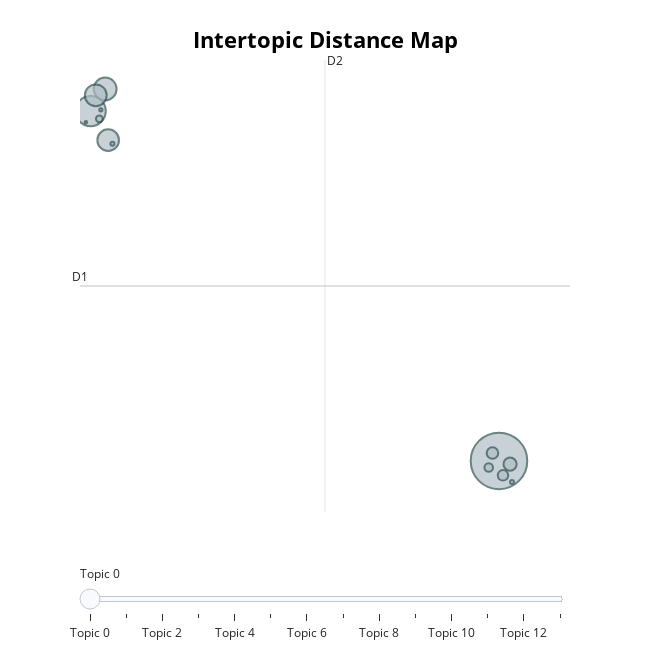

The code cell stored with this chart in its notebook:
### Code cell
topic_model_hdbscan.visualize_barchart(top_n_topics=15)
topic_model_hdbscan.visualize_topics()

### Figure 1 — Plotly figure (JSON) as saved in the notebook; plotly's stock layout.template omitted (floating-point values rounded to 4 significant figures)
{"data": [{"customdata": [[0, "01 | dukung | calon | pilih | pasang", 10382], [1, "anies | baswedan | indonesia | presiden | rasyid", 2979], [2, "debat | calon | presiden | kritik | cak", 1680], [3, "politik | partai | demokrasi | demokrat | anies", 1544], [4, "cak | imin | anies | kayak | baswedan", 1514], [5, "video | videotron | 01 | film | lihat", 559], [6, "twitter | media | berita | sosial | 01", 433], [7, "pop | korea | 02 | konsep | 01", 358], [8, "program | anies | 01 | misi | visi", 233], [9, "palestina | israel | merdeka | bela | aksi", 152], [10, "respons | reply | respon | cak | imin", 52], [11, "viral | viralkan | ham | virus | anies", 51], [12, "data | luhut | cherry | tambang | cak", 33], [13, "estate | food | tani | blak | imin", 21]], "hovertemplate": "<b>Topic %{customdata[0]}</b><br>%{customdata[1]}<br>Size: %{customdata[2]}", "legendgroup": "", "marker": {"color": "#B0BEC5", "line": {"color": "DarkSlateGrey", "width": 2}, "size": [10382, 2979, 1680, 1544, 1514, 559, 433, 358, 233, 152, 52, 51, 33, 21], "sizemode": "area", "sizeref": 6.489, "symbol": "circle"}, "mode": "markers", "name": "", "orientation": "v", "showlegend": false, "type": "scatter", "x": [20.01, -1.848, -1.069, -1.572, -0.9082, 20.61, 19.66, 20.23, 19.46, -1.381, -0.6811, 20.71, -1.3, -2.101], "xaxis": "x", "y": [-7.729, 7.366, 8.321, 8.046, 6.112, -7.87, -7.389, -8.353, -8.016, 7.029, 5.955, -8.638, 7.419, 6.884], "yaxis": "y"}], "layout": {"annotations": [{"showarrow": false, "text": "D1", "x": -2.416, "y": -0.182, "yshift": 10}, {"showarrow": false, "text": "D2", "x": 10.7, "xshift": 10, "y": 9.569}], "height": 650, "hoverlabel": {"bgcolor": "white", "font": {"family": "Rockwell", "size": 16}}, "legend": {"itemsizing": "constant", "tracegroupgap": 0}, "margin": {"t": 60}, "shapes": [{"line": {"color": "#CFD8DC", "width": 2}, "type": "line", "x0": 10.7, "x1": 10.7, "y0": -9.933, "y1": 9.569}, {"line": {"color": "#9E9E9E", "width": 2}, "type": "line", "x0": -2.416, "x1": 23.81, "y0": -0.182, "y1": -0.182}], "sliders": [{"active": 0, "pad": {"t": 50}, "steps": [{"args": [{"marker.color": [["red", "#B0BEC5", "#B0BEC5", "#B0BEC5", "#B0BEC5", "#B0BEC5", "#B0BEC5", "#B0BEC5", "#B0BEC5", "#B0BEC5", "#B0BEC5", "#B0BEC5", "#B0BEC5", "#B0BEC5"]]}], "label": "Topic 0", "method": "update"}, {"args": [{"marker.color": [["#B0BEC5", "red", "#B0BEC5", "#B0BEC5", "#B0BEC5", "#B0BEC5", "#B0BEC5", "#B0BEC5", "#B0BEC5", "#B0BEC5", "#B0BEC5", "#B0BEC5", "#B0BEC5", "#B0BEC5"]]}], "label": "Topic 1", "method": "update"}, {"args": [{"marker.color": [["#B0BEC5", "#B0BEC5", "red", "#B0BEC5", "#B0BEC5", "#B0BEC5", "#B0BEC5", "#B0BEC5", "#B0BEC5", "#B0BEC5", "#B0BEC5", "#B0BEC5", "#B0BEC5", "#B0BEC5"]]}], "label": "Topic 2", "method": "update"}, {"args": [{"marker.color": [["#B0BEC5", "#B0BEC5", "#B0BEC5", "red", "#B0BEC5", "#B0BEC5", "#B0BEC5", "#B0BEC5", "#B0BEC5", "#B0BEC5", "#B0BEC5", "#B0BEC5", "#B0BEC5", "#B0BEC5"]]}], "label": "Topic 3", "method": "update"}, {"args": [{"marker.color": [["#B0BEC5", "#B0BEC5", "#B0BEC5", "#B0BEC5", "red", "#B0BEC5", "#B0BEC5", "#B0BEC5", "#B0BEC5", "#B0BEC5", "#B0BEC5", "#B0BEC5", "#B0BEC5", "#B0BEC5"]]}], "label": "Topic 4", "method": "update"}, {"args": [{"marker.color": [["#B0BEC5", "#B0BEC5", "#B0BEC5", "#B0BEC5", "#B0BEC5", "red", "#B0BEC5", "#B0BEC5", "#B0BEC5", "#B0BEC5", "#B0BEC5", "#B0BEC5", "#B0BEC5", "#B0BEC5"]]}], "label": "Topic 5", "method": "update"}, {"args": [{"marker.color": [["#B0BEC5", "#B0BEC5", "#B0BEC5", "#B0BEC5", "#B0BEC5", "#B0BEC5", "red", "#B0BEC5", "#B0BEC5", "#B0BEC5", "#B0BEC5", "#B0BEC5", "#B0BEC5", "#B0BEC5"]]}], "label": "Topic 6", "method": "update"}, {"args": [{"marker.color": [["#B0BEC5", "#B0BEC5", "#B0BEC5", "#B0BEC5", "#B0BEC5", "#B0BEC5", "#B0BEC5", "red", "#B0BEC5", "#B0BEC5", "#B0BEC5", "#B0BEC5", "#B0BEC5", "#B0BEC5"]]}], "label": "Topic 7", "method": "update"}, {"args": [{"marker.color": [["#B0BEC5", "#B0BEC5", "#B0BEC5", "#B0BEC5", "#B0BEC5", "#B0BEC5", "#B0BEC5", "#B0BEC5", "red", "#B0BEC5", "#B0BEC5", "#B0BEC5", "#B0BEC5", "#B0BEC5"]]}], "label": "Topic 8", "method": "update"}, {"args": [{"marker.color": [["#B0BEC5", "#B0BEC5", "#B0BEC5", "#B0BEC5", "#B0BEC5", "#B0BEC5", "#B0BEC5", "#B0BEC5", "#B0BEC5", "red", "#B0BEC5", "#B0BEC5", "#B0BEC5", "#B0BEC5"]]}], "label": "Topic 9", "method": "update"}, {"args": [{"marker.color": [["#B0BEC5", "#B0BEC5", "#B0BEC5", "#B0BEC5", "#B0BEC5", "#B0BEC5", "#B0BEC5", "#B0BEC5", "#B0BEC5", "#B0BEC5", "red", "#B0BEC5", "#B0BEC5", "#B0BEC5"]]}], "label": "Topic 10", "method": "update"}, {"args": [{"marker.color": [["#B0BEC5", "#B0BEC5", "#B0BEC5", "#B0BEC5", "#B0BEC5", "#B0BEC5", "#B0BEC5", "#B0BEC5", "#B0BEC5", "#B0BEC5", "#B0BEC5", "red", "#B0BEC5", "#B0BEC5"]]}], "label": "Topic 11", "method": "update"}, {"args": [{"marker.color": [["#B0BEC5", "#B0BEC5", "#B0BEC5", "#B0BEC5", "#B0BEC5", "#B0BEC5", "#B0BEC5", "#B0BEC5", "#B0BEC5", "#B0BEC5", "#B0BEC5", "#B0BEC5", "red", "#B0BEC5"]]}], "label": "Topic 12", "method": "update"}, {"args": [{"marker.color": [["#B0BEC5", "#B0BEC5", "#B0BEC5", "#B0BEC5", "#B0BEC5", "#B0BEC5", "#B0BEC5", "#B0BEC5", "#B0BEC5", "#B0BEC5", "#B0BEC5", "#B0BEC5", "#B0BEC5", "red"]]}], "label": "Topic 13", "method": "update"}]}], "title": {"font": {"color": "Black", "size": 22}, "text": "<b>Intertopic Distance Map</b>", "x": 0.5, "xanchor": "center", "y": 0.95, "yanchor": "top"}, "width": 650, "xaxis": {"anchor": "y", "domain": [0, 1], "range": [-2.416, 23.81], "title": {"text": ""}, "visible": false}, "yaxis": {"anchor": "x", "domain": [0, 1], "range": [-9.933, 9.569], "title": {"text": ""}, "visible": false}}}
